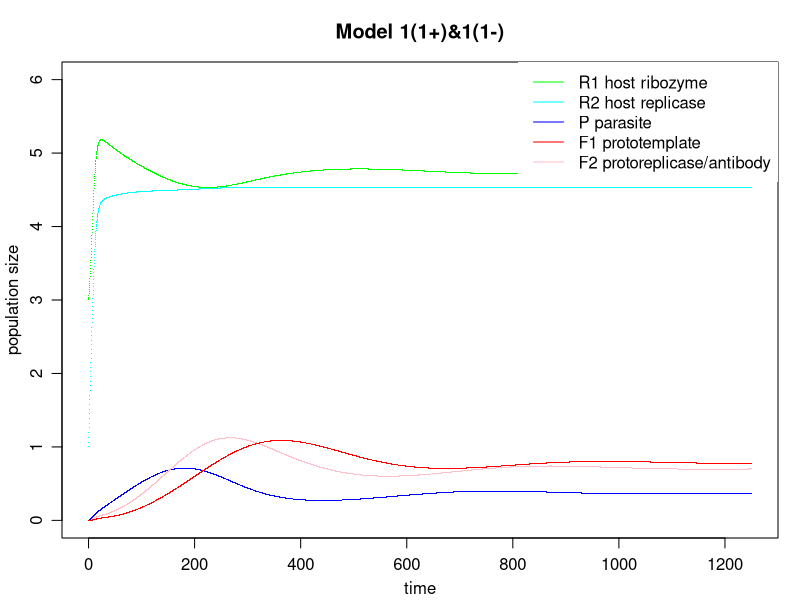

Recreate this plot in R.
# R code to generate the figures of the manuscript
#
# Birth of immunity in early life: stepwise emergence of resistance and
# immunity to complex molecular parasites via progressively degenerating
# hyperparasites
#
# Copyright (c) 2023, Christian Iseli, Bernard Conrad, Joseph A. Curran and Magnus Pirovino
#

# Model 1(1+)&1(1-): transition from hyperparasitism to antiparasitism

dt <- 0.25
m <- 5000
a <- 0.05
b <- 0.06
c <- 0.07
d <- 0.025
e <- 0.1
theta_P <- 0.02
theta_F2 <- 0.02
alpha <- 0.005 # inflow rate of parasite P into habitat
beta <- 0.1 # trigger parameter of replicase R2 producing F1 upon encounter with P
delta_1 <- 0.07
delta_2 <- 0.0005
delta_3 <- 0.025
d_R2 <- 0.01 
d_R1 <- 0.01 
d_P <- 0.01
d_F1 <- 0.01
d_F2 <- 0.01   
q_P <- 2
q_F1 <- 10.0
q_F2 <- 10.0
K <- 10.0

# initial conditions setting:
R2_0 <- 1.0
R1_0 <- 3.0
P_0 <- 0.0
F1_0 <- 0.0
F2_0 <- 0.0

pdf('Fig4A.pdf',paper="a4r",width=0,height=0)
op <- par(mfrow = c(1,1), mgp = c(2,.8,0), mar = 0.1+c(3,3,3,1))

# Construct first row of results

r <- as.data.frame(matrix(
  c(0.0,
    R2_0,
    R1_0,
    P_0,
    F1_0,
    F2_0),
  nrow=1, ncol=6, byrow=TRUE))

colnames(r) <- c("t","R2","R1","P","F1","F2")

# Construct more rows, based on the last one

for (k in 1:m) {
  Pi_uppercase <- (1 - (r$R1[k] + r$R2[k] + r$P[k] / q_P + r$F1[k] / q_F1 + r$F2[k] / q_F2) / K)
  R2 <- r$R2[k] + dt * ((a * r$R1[k] *r$R1[k] - delta_2 * r$R1[k] *r$F1[k]) * Pi_uppercase                                       - d_R2 * r$R2[k])
  R1 <- r$R1[k] + dt * ((b * r$R2[k] *r$R1[k] - delta_1 * r$R2[k] *r$P[k])  * Pi_uppercase                                       - d_R1 * r$R1[k])
  P  <- r$P[k]  + dt * ((c * r$R2[k] *r$P[k]  - delta_3 * r$F2[k] *r$P[k])  * Pi_uppercase + alpha - theta_P  * r$F2[k] * r$P[k] - d_P  * r$P[k])
  F1 <- r$F1[k] + dt * ((d * r$F2[k] *r$P[k]  + beta    * r$R2[k] *r$P[k])  * Pi_uppercase                                       - d_F1 * r$F1[k])
  F2 <- r$F2[k] + dt * ( e * r$R1[k] *r$F1[k]                               * Pi_uppercase         - theta_F2 * r$F2[k] * r$P[k] - d_F2 * r$F2[k])
  t <- r$t[k] + dt

  # create the full row and add
  y <- cbind(t, R2, R1, P, F1, F2, deparse.level = 0)
  colnames(y) <- c("t","R2","R1","P","F1","F2")
  r <- rbind(r, y)
}

# plot the computed data
plot(r$t,r$R1,col="green", main="Model 1(1+)&1(1-)", xlab="time", ylab="population size", pch=".", ylim=c(0,6))
points(r$t,r$R2,col="cyan", pch=".")
points(r$t,r$P,col="blue", pch=".")
points(r$t,r$F1,col="pink", pch=".")
points(r$t,r$F2,col="red", pch=".")
legend("topright", c("R1 host ribozyme", "R2 host replicase", "P parasite", "F1 prototemplate", "F2 protoreplicase/antibody"), lty = 1, col = c("green","cyan","blue","red","pink"), box.lwd = 0)

dev.off()
#
